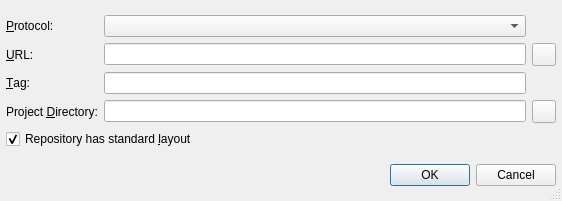
<?xml version="1.0" encoding="UTF-8"?>
<ui version="4.0">
 <class>SvnNewProjectOptionsDialog</class>
 <widget class="QDialog" name="SvnNewProjectOptionsDialog">
  <property name="geometry">
   <rect>
    <x>0</x>
    <y>0</y>
    <width>562</width>
    <height>201</height>
   </rect>
  </property>
  <property name="windowTitle">
   <string>New Project from Repository</string>
  </property>
  <property name="whatsThis">
   <string>&lt;b&gt;New Project from Repository Dialog&lt;/b&gt;
&lt;p&gt;Enter the various repository infos into the entry fields. These values are used, when the new project is retrieved from the repository. If the checkbox is selected, the URL must end in the project name. A repository layout with project/tags, project/branches and project/trunk will be assumed. In this case, you may enter a tag or branch, which must look like tags/tagname or branches/branchname. If the checkbox is not selected, the URL must contain the complete path in the repository.&lt;/p&gt;
&lt;p&gt;For remote repositories the URL must contain the hostname.&lt;/p&gt;</string>
  </property>
  <property name="sizeGripEnabled">
   <bool>true</bool>
  </property>
  <layout class="QVBoxLayout">
   <item>
    <layout class="QGridLayout">
     <item row="2" column="1">
      <widget class="QLineEdit" name="vcsTagEdit">
       <property name="toolTip">
        <string>Enter the tag the new project should be generated from</string>
       </property>
       <property name="whatsThis">
        <string>&lt;b&gt;Tag in VCS&lt;/b&gt;
&lt;p&gt;Enter the tag name the new project shall be generated from. Leave empty to retrieve the latest data from the repository.&lt;/p&gt;</string>
       </property>
      </widget>
     </item>
     <item row="0" column="1">
      <widget class="QComboBox" name="protocolCombo">
       <property name="toolTip">
        <string>Select the protocol to access the repository</string>
       </property>
      </widget>
     </item>
     <item row="0" column="0">
      <widget class="QLabel" name="textLabel1">
       <property name="text">
        <string>&amp;Protocol:</string>
       </property>
       <property name="buddy">
        <cstring>protocolCombo</cstring>
       </property>
      </widget>
     </item>
     <item row="1" column="1">
      <widget class="QLineEdit" name="vcsUrlEdit">
       <property name="toolTip">
        <string>Enter the url path of the module in the repository (without protocol part)</string>
       </property>
       <property name="whatsThis">
        <string>&lt;b&gt;URL&lt;/b&gt;&lt;p&gt;Enter the URL to the module. For a repository with standard layout, this must not contain the trunk, tags or branches part.&lt;/p&gt;</string>
       </property>
      </widget>
     </item>
     <item row="1" column="0">
      <widget class="QLabel" name="vcsUrlLabel">
       <property name="text">
        <string>&amp;URL:</string>
       </property>
       <property name="buddy">
        <cstring>vcsUrlEdit</cstring>
       </property>
      </widget>
     </item>
     <item row="3" column="1">
      <widget class="QLineEdit" name="vcsProjectDirEdit">
       <property name="toolTip">
        <string>Enter the directory of the new project.</string>
       </property>
       <property name="whatsThis">
        <string>&lt;b&gt;Project Directory&lt;/b&gt;
&lt;p&gt;Enter the directory of the new project. It will be retrieved from 
the repository and be placed in this directory.&lt;/p&gt;</string>
       </property>
      </widget>
     </item>
     <item row="4" column="0" colspan="2">
      <widget class="QCheckBox" name="layoutCheckBox">
       <property name="toolTip">
        <string>Select to indicate, that the repository has a standard layout (projectdir/trunk, projectdir/tags, projectdir/branches)</string>
       </property>
       <property name="text">
        <string>Repository has standard &amp;layout</string>
       </property>
       <property name="shortcut">
        <string>Alt+L</string>
       </property>
       <property name="checked">
        <bool>true</bool>
       </property>
      </widget>
     </item>
     <item row="3" column="0">
      <widget class="QLabel" name="TextLabel4">
       <property name="text">
        <string>Project &amp;Directory:</string>
       </property>
       <property name="buddy">
        <cstring>vcsProjectDirEdit</cstring>
       </property>
      </widget>
     </item>
     <item row="2" column="0">
      <widget class="QLabel" name="vcsTagLabel">
       <property name="text">
        <string>&amp;Tag:</string>
       </property>
       <property name="buddy">
        <cstring>vcsTagEdit</cstring>
       </property>
      </widget>
     </item>
     <item row="1" column="2">
      <widget class="QToolButton" name="vcsUrlButton">
       <property name="toolTip">
        <string>Select the repository url via a directory selection dialog or the repository browser</string>
       </property>
      </widget>
     </item>
     <item row="3" column="2">
      <widget class="QToolButton" name="projectDirButton"/>
     </item>
    </layout>
   </item>
   <item>
    <widget class="QDialogButtonBox" name="buttonBox">
     <property name="orientation">
      <enum>Qt::Horizontal</enum>
     </property>
     <property name="standardButtons">
      <set>QDialogButtonBox::Cancel|QDialogButtonBox::Ok</set>
     </property>
    </widget>
   </item>
  </layout>
 </widget>
 <layoutdefault spacing="6" margin="6"/>
 <pixmapfunction>qPixmapFromMimeSource</pixmapfunction>
 <tabstops>
  <tabstop>protocolCombo</tabstop>
  <tabstop>vcsUrlEdit</tabstop>
  <tabstop>vcsUrlButton</tabstop>
  <tabstop>vcsTagEdit</tabstop>
  <tabstop>vcsProjectDirEdit</tabstop>
  <tabstop>projectDirButton</tabstop>
  <tabstop>layoutCheckBox</tabstop>
 </tabstops>
 <resources/>
 <connections>
  <connection>
   <sender>buttonBox</sender>
   <signal>accepted()</signal>
   <receiver>SvnNewProjectOptionsDialog</receiver>
   <slot>accept()</slot>
   <hints>
    <hint type="sourcelabel">
     <x>37</x>
     <y>176</y>
    </hint>
    <hint type="destinationlabel">
     <x>38</x>
     <y>198</y>
    </hint>
   </hints>
  </connection>
  <connection>
   <sender>buttonBox</sender>
   <signal>rejected()</signal>
   <receiver>SvnNewProjectOptionsDialog</receiver>
   <slot>reject()</slot>
   <hints>
    <hint type="sourcelabel">
     <x>147</x>
     <y>177</y>
    </hint>
    <hint type="destinationlabel">
     <x>153</x>
     <y>197</y>
    </hint>
   </hints>
  </connection>
 </connections>
</ui>
